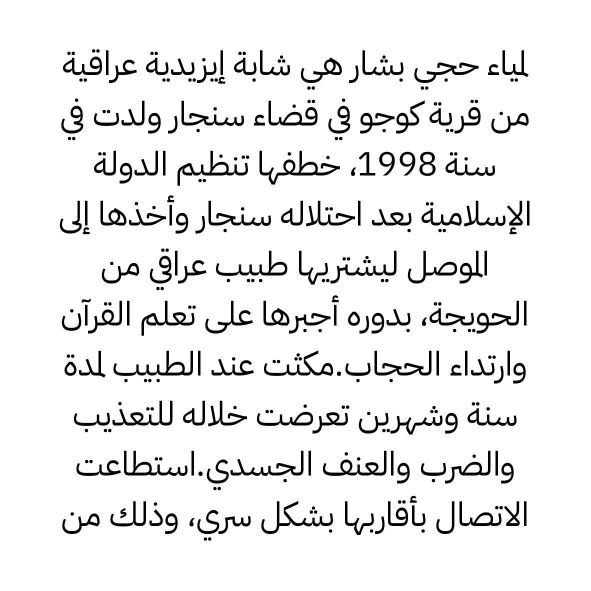
#> input picture fonts-dataset/0/1.jpeg, 1181 x 1181 px (shown at 1/2 size); its folder holds only this picture in this run
$ python train.py
#> lines starting #> are read from the running program, lines starting #| are printed output that depends on the picture; after the words box and inside, x2 and y2 are one past the last pixel; in counts of white or black regions, pixels touching at a corner belong together
#> in datasetPreprocess, image is the input picture: shape (1181, 1181, 3); min 0, max 255, mean 235.8
### preProcessing.py
import cv2
import os
import numpy as np
from imutils import contours as imcnts
from skimage.transform import hough_line, hough_line_peaks
from skimage.feature import canny
import pytesseract
import re
import shutil
pytesseract.pytesseract.tesseract_cmd = r'C:\Program Files\Tesseract-OCR\tesseract.exe'

def binarizeImage(image):
    try:
        grayImage = cv2.cvtColor(image, cv2.COLOR_BGR2GRAY)
        mean_pixel_value = grayImage.mean()
#> mean_pixel_value = 235.8
        is_light_image = mean_pixel_value > 50
#> is_light_image = True
        if is_light_image:
            inverted_image = cv2.bitwise_not(grayImage)
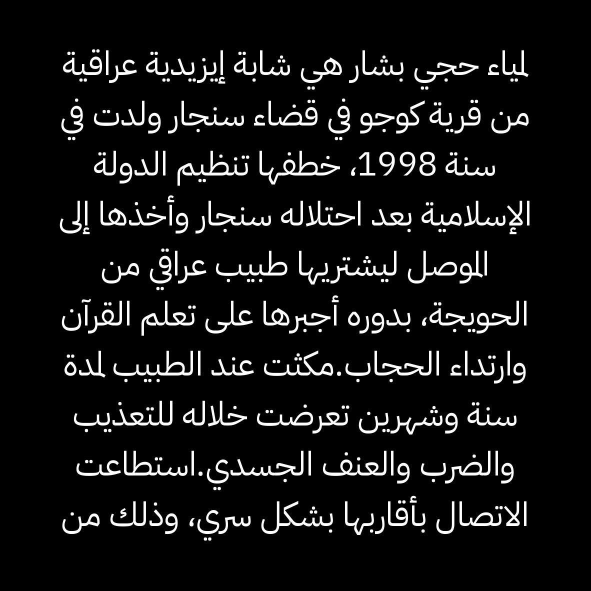
#> inverted_image: shape (1181, 1181) (shown at 1/2 size); min 0, max 255, mean 19.2
        else:
            inverted_image = grayImage

        _, binary = cv2.threshold(inverted_image, 0, 255, cv2.THRESH_BINARY_INV + cv2.THRESH_OTSU)
#> binary: shape (1181, 1181); 92.5% white; 318 black regions, largest, box (x1, y1, x2, y2) and area: (519, 301, 680, 369) 2211, (227, 702, 386, 752) 1809, (355, 302, 496, 371) 1800

        negativeImage =255-binary
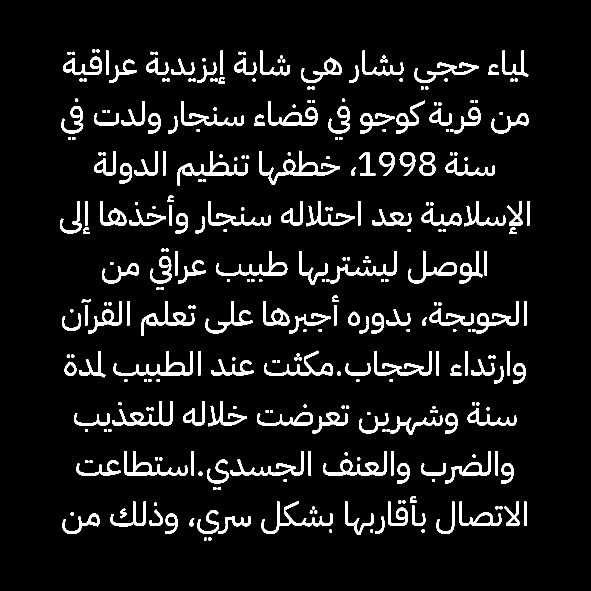
#> negativeImage: shape (1181, 1181) (shown at 1/2 size); 7.5% white; 318 white regions, largest, box (x1, y1, x2, y2) and area: (519, 301, 680, 369) 2211, (227, 702, 386, 752) 1809, (355, 302, 496, 371) 1800

        return negativeImage
    except Exception as e:
        return image

def rotateImage(image, angle):
    try:
        h, w = image.shape[:2]

        if angle >= 30 and angle <= 60:
            # Calculate rotation matrix
            rotation_matrix = cv2.getRotationMatrix2D((w / 2, h / 2), angle, 1)
            # Perform rotation
            rotated_image = cv2.warpAffine(image, rotation_matrix, (w, h))
            return rotated_image
        else:
            return image
    except Exception as e:
        return image

def houghTransform(image):
    try:
        # Apply Gaussian blur to reduce noise
        blurred_image = cv2.GaussianBlur(image, (11, 11), 0)
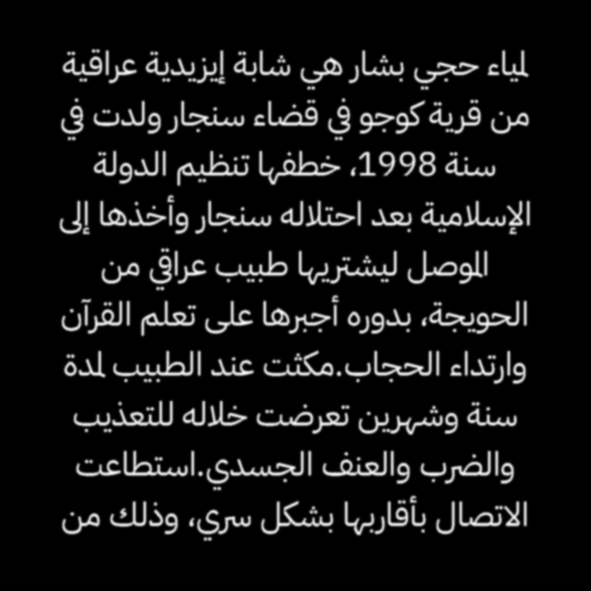
#> blurred_image: shape (1181, 1181) (shown at 1/2 size); min 0, max 249, mean 19.2

        # Detect edges using Canny edge detection
        edges = canny(blurred_image)
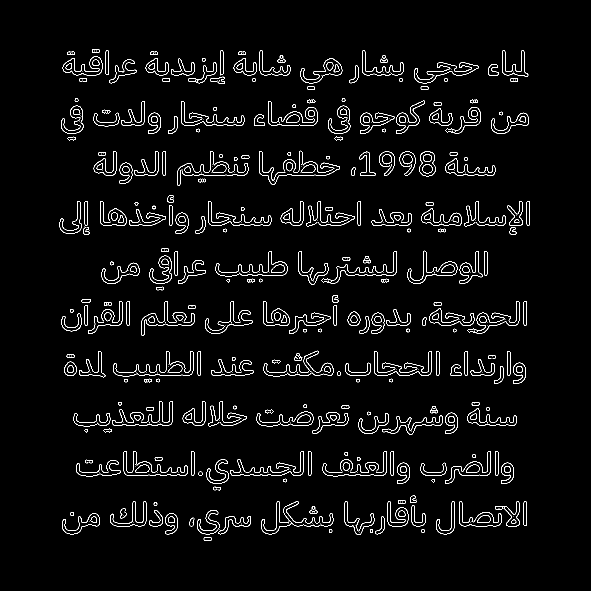
#> edges: shape (1181, 1181) bool (shown at 1/2 size); 3.1% white in thin lines or dots, all inside (x1, y1, x2, y2) = (119, 98, 1060, 1082)

        # Define angles to be tested for Hough transform
        tested_angles_rad  = np.deg2rad(np.arange(0.1, 180.0))

        # Perform Hough transform to detect lines
        hough_space, line_angles_rad, line_distances = hough_line(edges, theta=tested_angles_rad)
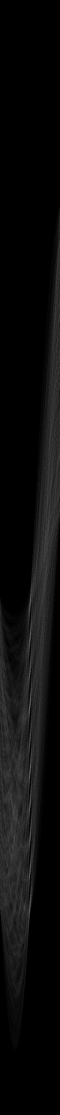
#> hough_space: shape (3343, 180) uint64 (shown at 1/3 size); min 0, max 279, mean 13.1; drawn with min black and max white
#> line_angles_rad = 180 values from 0.00175 to 3.13; line_distances = 3343 values from -1671 to 1671

        # Find peaks in Hough space
        _, angles, _ = hough_line_peaks(hough_space, line_angles_rad, line_distances)
#> angles = [1.57, 1.57, 1.57, 1.57, 1.57, 1.57, 1.57, 1.57, 1.57, 1.57, 1.59]

        # Rotate the image using the angle of the first detected line
        rotated_image = rotateImage(image, 180-angles[0] * 180 / np.pi)

        return rotated_image
    except Exception as e:
        return image

# Perform OCR orientation detection
def correctTextOrientation(image,count):
    try:
        # Explicitly set the resolution to 70 DPI to avoid warning
        rotation_data = pytesseract.image_to_osd(image, config="--dpi 70")

        # Extract the rotation angle from OSD data
        rotation = re.search('(?<=Rotate: )\d+', rotation_data).group(0)
        angle = float(rotation)

        # Adjust angle if needed (for right-to-left scripts like Arabic)
        if angle > 0:
            angle = 360 - angle

        # Rotate the image to deskew it
        (h, w) = image.shape[:2]
        center = (w // 2, h // 2)
        M = cv2.getRotationMatrix2D(center, angle, 1.0)
        rotated_image = cv2.warpAffine(image, M, (w, h), flags=cv2.INTER_CUBIC, borderMode=cv2.BORDER_REPLICATE)

        return rotated_image
    except pytesseract.TesseractError as e:
        if count==4:
            return image
        else:
            (h, w) = image.shape[:2]
            center = (w // 2, h // 2)
            M = cv2.getRotationMatrix2D(center, 90, 1.0)
            rotated_image = cv2.warpAffine(image, M, (w, h), flags=cv2.INTER_CUBIC, borderMode=cv2.BORDER_REPLICATE)
            count+=1
            return correctTextOrientation(rotated_image,count)

# [69 lines left out: functions filterImage, extractLines, detect_text_lines, not called in this run]

#####################################################################################################################################

def datasetPreprocess(input_folder,output_folder):
    if os.path.isdir(output_folder):
        # Remove all files and subfolders within the output folder
        shutil.rmtree(output_folder)
    # Recreate the output folder
    os.makedirs(output_folder)

    # Iterate through each category folder in the input folder
    for category_folder in os.listdir(input_folder):
        category_path = os.path.join(input_folder, category_folder)

        # Check if the item in the input folder is indeed a folder
        if os.path.isdir(category_path):
            # Create a corresponding category folder in the output folder
            output_category_path = os.path.join(output_folder, category_folder)
            if not os.path.exists(output_category_path):
                os.makedirs(output_category_path)

            foldername = os.path.basename(output_category_path)
            # Iterate through each image in the category folder
            for image_name in os.listdir(category_path):
                image_path = os.path.join(category_path, image_name)
                image = cv2.imread(image_path)

                filename = os.path.basename(image_path)
                print(filename)

                processed_image = binarizeImage(image)
                rotated_image=houghTransform(processed_image)
                rotated90=correctTextOrientation(rotated_image,0)
                filteredImage=filterImage(rotated90)
                imageLines=extractLines(filteredImage)

                # Save the preprocessed image into the corresponding category folder in the output folder
                for i,line in enumerate(imageLines):
                    output_image_path = os.path.join(output_category_path, f'image{filename.replace(".jpeg", "")}_line{i}.jpeg')
                    resized_line = cv2.resize(line, (1000, 50))
                    cv2.imwrite(output_image_path, resized_line)

            print("_____________Category ",foldername," is done_____________")

    print("_________________________Preprocessing is completed_________________________")


# [11 lines left out: function imagePreprocess, not called in this run]

### utils.py
import cv2
import os

# this function reads the dataset
def readPreprocessedDataSet(input_folder):
    data_set = []
    Y = []
    image_names = []  # Store image names

    # Iterate through each category folder in the input folder
    for category_folder in os.listdir(input_folder):
        category_path = os.path.join(input_folder, category_folder)

        # Check if the item in the input folder is indeed a folder
        if os.path.isdir(category_path):
            # Iterate through each image in the category folder
            for image_name in os.listdir(category_path):
                image_path = os.path.join(category_path, image_name)
                image = cv2.imread(image_path)
                grayImage = cv2.cvtColor(image, cv2.COLOR_BGR2GRAY)
                data_set.append(grayImage)
                Y.append(os.path.basename(category_path))
                image_names.append(image_name)  # Store image name

    return (data_set, Y)


# this function reads the dataset
# [35 lines left out: functions readPreprocessedTestSet, readTestSet, clearDataLinesFolder, not called in this run]

### Classifiers/SVM.py
from featuresExtraction import *
from sklearn.model_selection import train_test_split
from sklearn.pipeline import make_pipeline
from sklearn.preprocessing import StandardScaler
from sklearn.svm import SVC
import pickle
import random

def svmTrain(data_set, Y):
    X_train, X_testValid, Y_train, Y_testValid = train_test_split(data_set, Y, test_size=0.2, random_state=60)
    features_train = getFeaturesList(X_train)
    features_test = getFeaturesList(X_testValid)

    X = np.array(features_train)
    y = np.array(Y_train)

    clf = make_pipeline(StandardScaler(), SVC(gamma='auto'))
    clf.fit(X, y)

    pickle.dump(clf, open('./Classifiers/SVM_model.pkl', 'wb'))
    model = pickle.load(open('./Classifiers/SVM_model.pkl', 'rb'))

    y_pred_train = clf.predict(features_train)
    acc_train = np.mean(y_pred_train == Y_train) * 100
    print("Train Data Accuracy: ", acc_train, '%\n')

    y_pred_test = model.predict(features_test)
    acc_test = np.mean(y_pred_test == Y_testValid) * 100
    print("Test Data Accuracy: ", acc_test, '%\n')

    print("_________________________Training is completed_________________________")

# [8 lines left out: function svmPredict, not called in this run]

### train.py
from utils import *
from preProcessing import *
from featuresExtraction import *
from Classifiers.SVM import *
from Classifiers.randomForest import *
from Classifiers.KNN import *
from Classifiers.decisionTree import *
from Classifiers.adaBoost import *

def train(inputFolder,outputFolder):
    datasetPreprocess(inputFolder,outputFolder)
#> (the call stopped at in correctTextOrientation, `rotation_data = pytesseract.image_to_osd(image, config="--dpi 70")`: pytesseract is not available in this run)

    data_set , Y= readPreprocessedDataSet(outputFolder)

    print("____________________SVM Results____________________")
    svmTrain(data_set,Y)
    print("\n")

    print("____________________RF Results____________________")
    randomForestTrain(data_set,Y)
    print("\n")

    print("____________________KNN Results____________________")
    knnTrain(data_set,Y)
    print("\n")

    print("____________________DT Results____________________")
    decisionTreeTrain(data_set,Y)
    print("\n")

    print("____________________ADABOOST Results____________________")
    adaBoostTrain(data_set,Y)
    print("\n")


#> (the run stopped early here; a loop or call above may not have finished)
